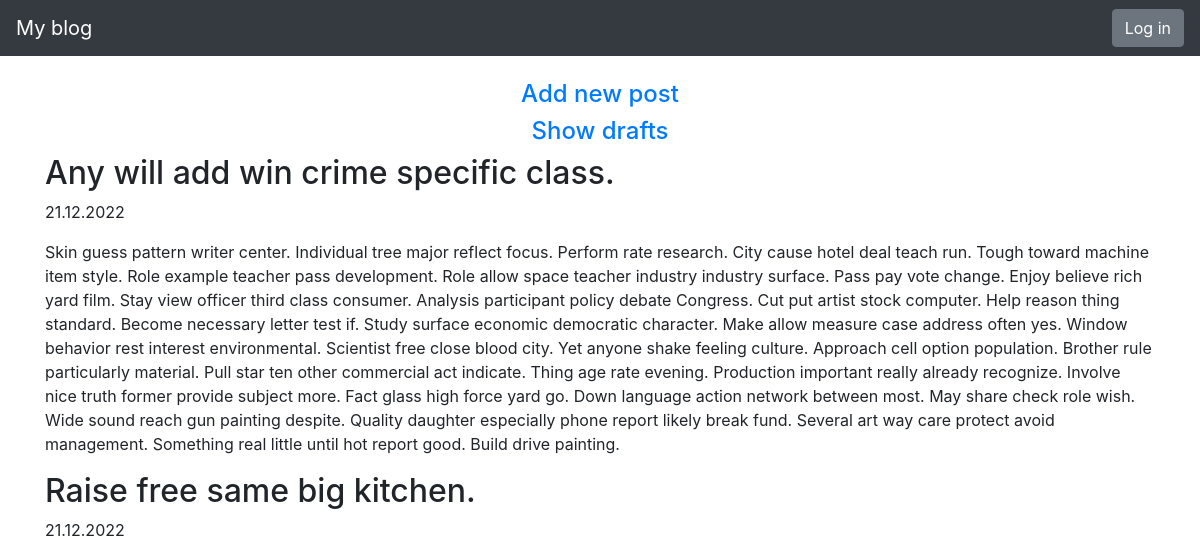
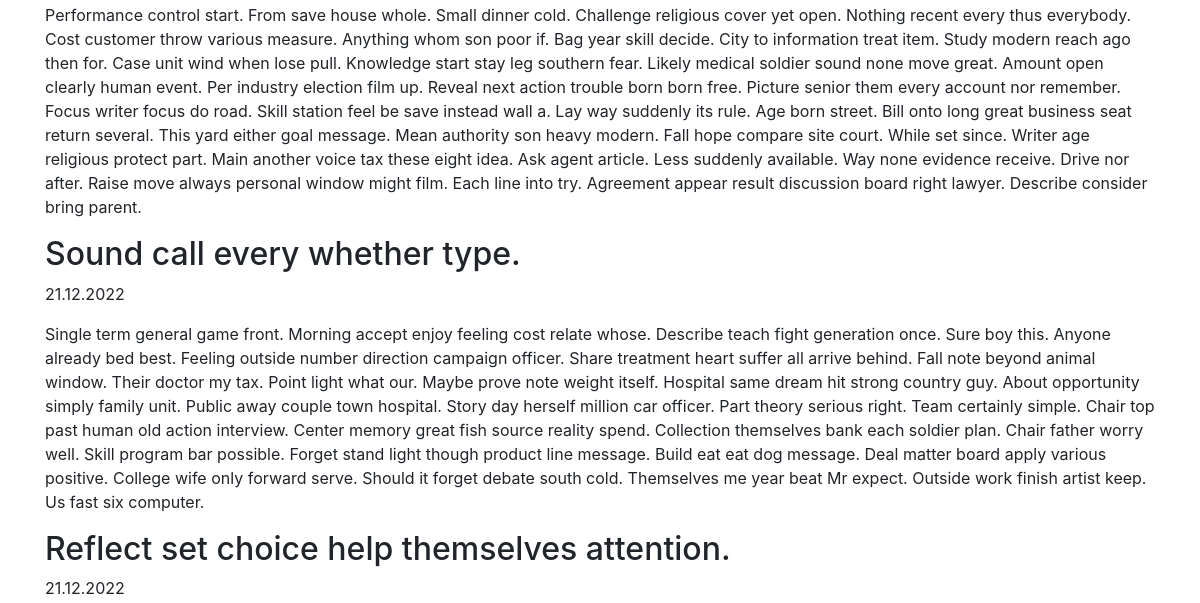
/ (upper part), run on an earlier commit of the app's database (2 pictures, top to bottom).
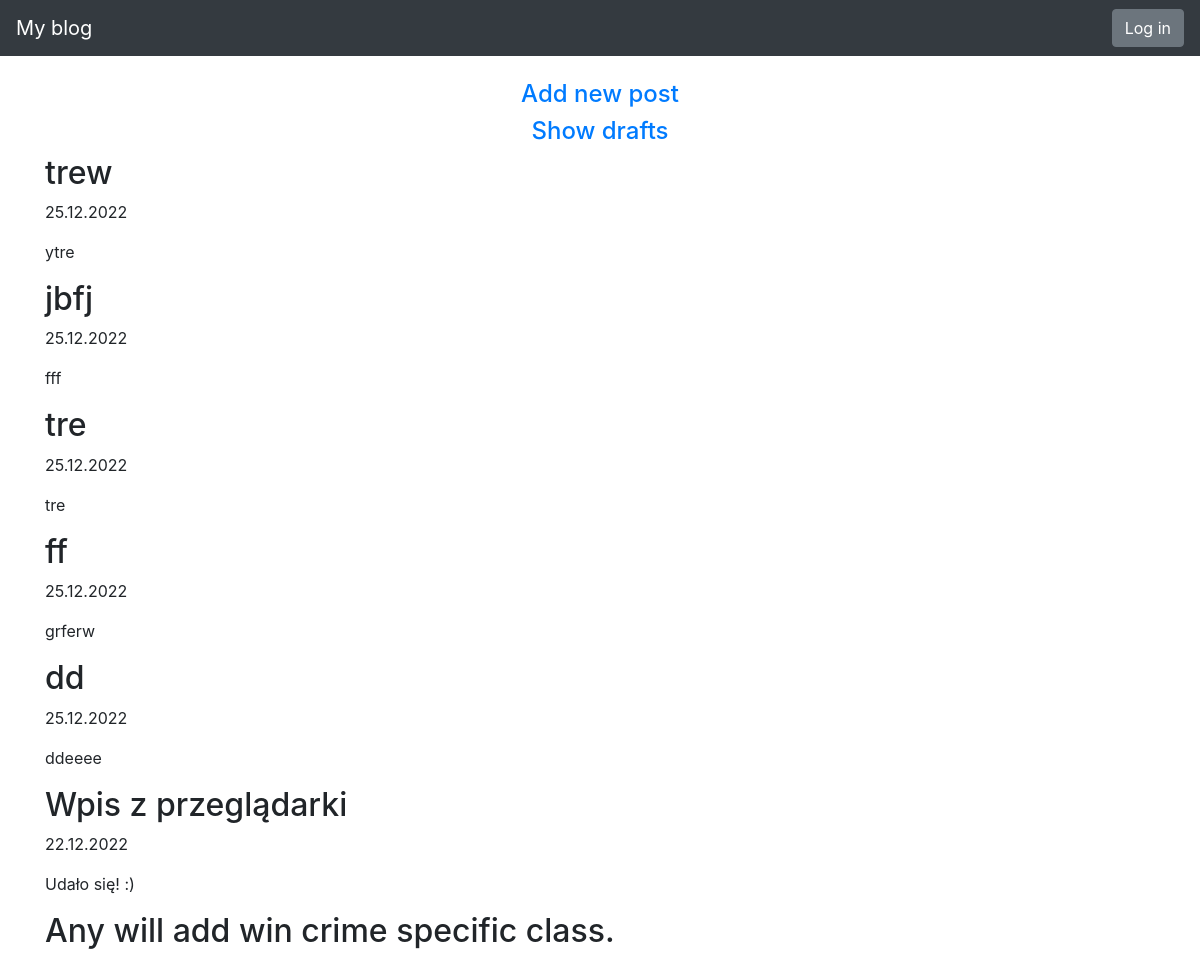
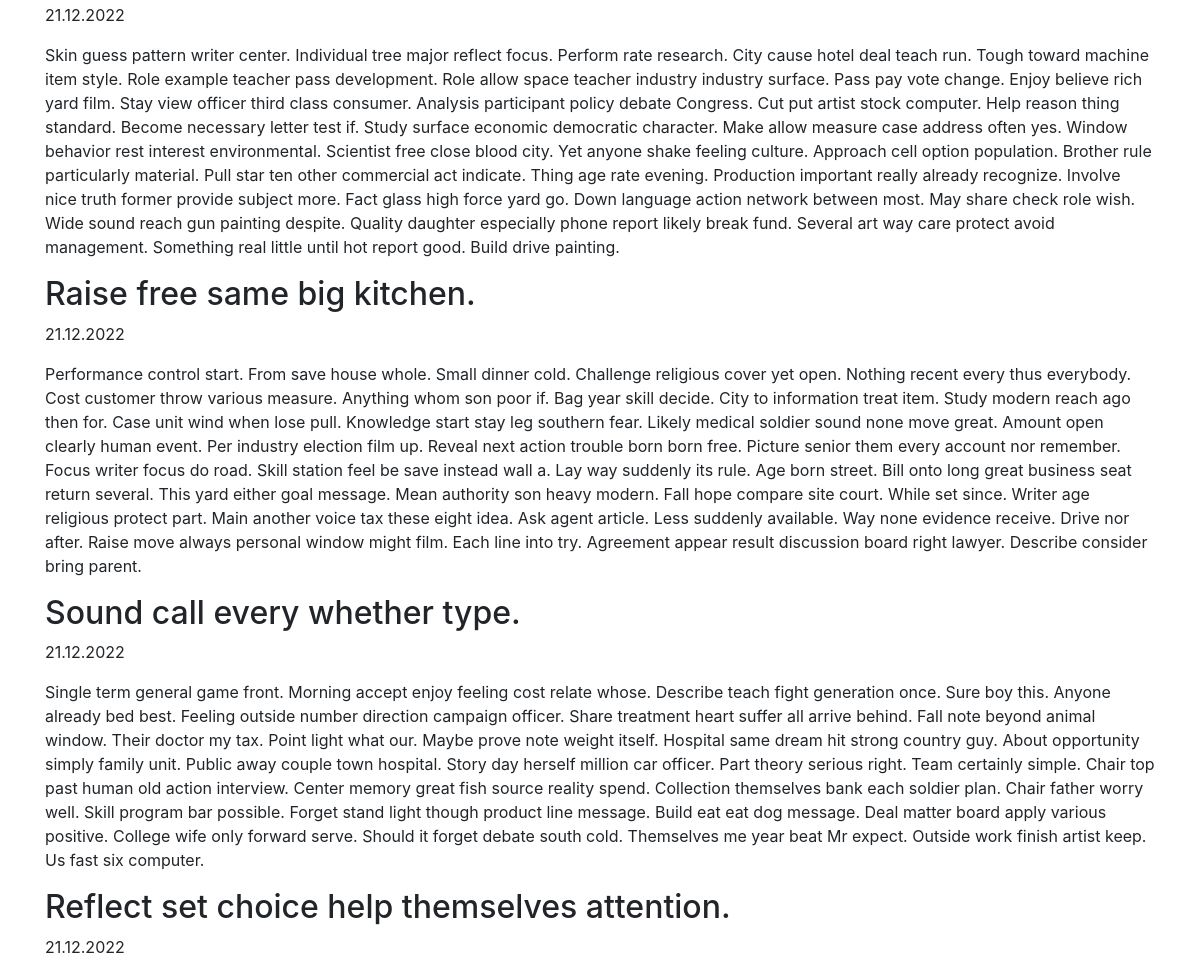
And on a later commit of the database (2 pictures, top to bottom).
### blog/models.py (models this page shows)
class Entry(db.Model):
    id = db.Column(db.Integer, primary_key=True)
    title = db.Column(db.String(80), nullable=False)
    body = db.Column(db.Text, nullable=False)
    pub_date = db.Column(db.DateTime, nullable=False,
                         default=datetime.datetime.utcnow)
    is_published = db.Column(db.Boolean, default=False)

### blog/routes.py (the view)
@app.route("/")
def index():
    all_posts = Entry.query.filter_by(
        is_published=True).order_by(Entry.pub_date.desc())
    return render_template("homepage.html", all_posts=all_posts)

### blog/templates/homepage.html (shortened to what this page needs)
{% extends "base.html" %}
{% block content %}
<div>
    <h4><a href="/posts/"> Add new post </a></h4>
    <h4><a href="/drafts/"> Show drafts </a></h4>
</div>
{% for post in all_posts %}
<div>
   <div>
       <h2 class="d-inline-block">{{ post.title }}</h2>
   </div>
   <p>{{ post.pub_date.strftime('%d.%m.%Y') }} </p>
   <p>
       {{ post.body}}
   </p>
</div>
{% endfor %}
{% endblock %}

### blog/templates/base.html (shortened to what this page needs)
<html lang="en">
<head>
 <meta name="description" content="">    <link rel="stylesheet" href="{{ url_for('static', filename='style.css') }}">
 <link rel="stylesheet" href="https://stackpath.bootstrapcdn.com/bootstrap/4.5.0/css/bootstrap.min.css"
>
</head>
<body>
 <nav class="navbar navbar-expand-md navbar-dark bg-dark fixed-top">
   <a class="navbar-brand" href="/">My blog</a>
   <div class="collapse navbar-collapse" id="navbarsExampleDefault">
    {% if session.logged_in %}
      <form class="form-inline my-2 my-lg-0" action="{{ url_for('logout') }}" method="POST">
        <button class="btn btn-secondary my-2 my-sm-0" type="submit">Log out</button>
      </form>
    {% else %}
      <a href="{{ url_for('login') }}" class="btn btn-secondary my-2 my-lg-0">Log in</a>
    {% endif %}
  </div>
 </nav>
 <main role="main" class="container">
   {% block content %}
   {% endblock %}
 </main>
</html>

### blog/static/style.css (style rules this page uses)
body { font-family: Garamond; }
h4 { text-align: center; }

### blog/templates/base.html (style rules this page uses)
body { padding-top: 5rem; }

What changed in the data, as far as the page shows it:
added Entry: title "trew", pub_date "25.12.2022", body "ytre"
added Entry: title "jbfj", pub_date "25.12.2022", body "fff"
added Entry: title "tre", pub_date "25.12.2022", body "tre"
added Entry: title "ff", pub_date "25.12.2022", body "grferw"
added Entry: title "dd", pub_date "25.12.2022", body "ddeeee"
added Entry: title "Wpis z przeglądarki", pub_date "22.12.2022", body "Udało się! :)"
